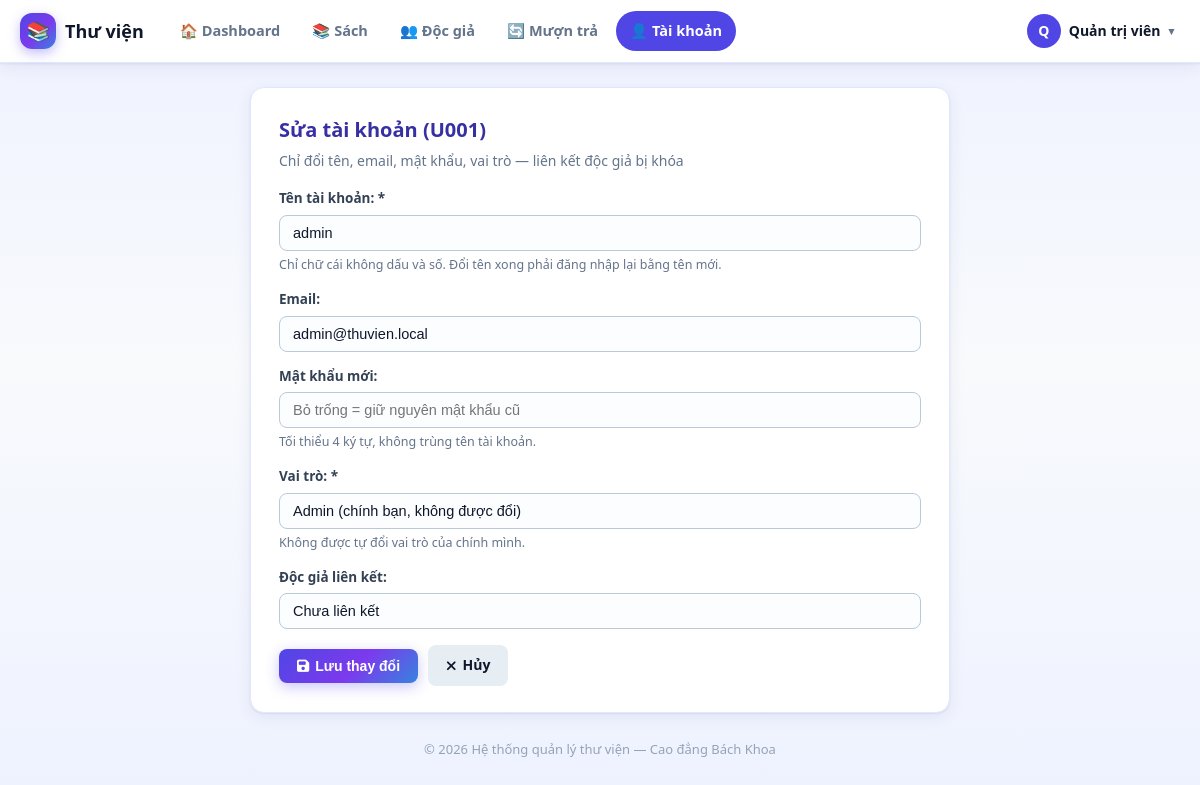
The page /CRUD/edit-user.php?id=1 (signed in) on the database its author committed.
### tables this page shows
CREATE TABLE IF NOT EXISTS `users` (
  `id` int(11) NOT NULL AUTO_INCREMENT,
  `ho_ten` varchar(100) NOT NULL,
  `username` varchar(50) NOT NULL,
  `email` varchar(100) DEFAULT NULL,
  `password` varchar(255) NOT NULL,
  `role` varchar(20) NOT NULL DEFAULT 'user',
  `id_doc_gia` int(11) DEFAULT NULL COMMENT 'Lien ket toi ho so doc gia (doc_gia.id_doc_gia). NULL = chua lien ket.',
  `created_at` timestamp NOT NULL DEFAULT CURRENT_TIMESTAMP,
  PRIMARY KEY (`id`),
  UNIQUE KEY `uq_users_username` (`username`),
  UNIQUE KEY `uq_users_docgia` (`id_doc_gia`)
);

### Login/auth.php (called while the page is built, shortened)
<?php
require_once __DIR__ . '/../config/helpers.php';
$currentUser = [
    'id'         => $_SESSION['id_taikhoan'],
    'username'   => $_SESSION['username'],
    'ho_ten'     => $_SESSION['ho_ten'],
    'role'       => $_SESSION['role'],
    'id_doc_gia' => $_SESSION['id_docgia'],
];

### config/helpers.php (called while the page is built, shortened)
<?php
function e($s) {
    return htmlspecialchars($s, ENT_QUOTES, 'UTF-8');
}

### CRUD/edit-user.php (the view, shortened to what this page needs)
<?php
require_once __DIR__ . '/../Login/auth.php';
require_once __DIR__ . '/../config/database.php';
$id = $_GET['id'] ?? '';
$stmt = $pdo->prepare(
    'SELECT u.*, d.ho_ten AS ten_doc_gia
     FROM users u LEFT JOIN doc_gia d ON u.id_doc_gia = d.id_doc_gia
     WHERE u.id = :id'
);
$stmt->execute(['id' => $id]);
$tk = $stmt->fetch();
$username = $tk['username'];
$email = $tk['email'] ?? '';
$laMinh = ((int) $id === (int) $_SESSION['id_taikhoan']);
$activeMenu = 'users';
$basePath = '../';
?>
<!DOCTYPE html>
<html lang="vi">
<head>
    <link rel="stylesheet" href="../css/style.css?v=7">
    <link rel="stylesheet" href="https://cdnjs.cloudflare.com/ajax/libs/font-awesome/6.5.2/css/all.min.css">
</head>
<body>
<?php include '../partials/inner-top.php'; ?>
<div class="form-card">
    <h2>Sửa tài khoản (U<?= str_pad($id, 3, '0', STR_PAD_LEFT) ?>)</h2>
    <p class="form-sub">Chỉ đổi tên, email, mật khẩu, vai trò — liên kết độc giả bị khóa</p>
    <form method="POST">
        <div class="form-group">
            <label for="username">Tên tài khoản: *</label>
            <input type="text" id="username" name="username" value="<?= e($username) ?>" required maxlength="50">
            <small>Chỉ chữ cái không dấu và số. Đổi tên xong phải đăng nhập lại bằng tên mới.</small>
        </div>
        <div class="form-group">
            <label for="email">Email:</label>
            <input type="email" id="email" name="email" value="<?= e($email) ?>" placeholder="vidu@gmail.com" maxlength="100">
        </div>
        <div class="form-group">
            <label for="password">Mật khẩu mới:</label>
            <input type="password" id="password" name="password" placeholder="Bỏ trống = giữ nguyên mật khẩu cũ">
            <small>Tối thiểu 4 ký tự, không trùng tên tài khoản.</small>
        </div>
        <div class="form-group">
            <label for="role">Vai trò: *</label>
            <?php if ($laMinh): ?>
                <input type="text" value="<?= $tk['role'] === 'admin' ? 'Admin (chính bạn, không được đổi)' : 'User' ?>" disabled>
                <small>Không được tự đổi vai trò của chính mình.</small>
            <?php endif; ?>
        </div>
        <div class="form-group">
            <label>Độc giả liên kết:</label>
            <?php if (!empty($tk['id_doc_gia'])): ?>
                <input type="text" value="DG<?= str_pad($tk['id_doc_gia'], 3, '0', STR_PAD_LEFT) ?> - <?= e($tk['ten_doc_gia'] ?? '') ?>" disabled>
                <small>Đã liên kết, không được thay đổi.</small>
            <?php else: ?>
                <input type="text" value="Chưa liên kết" disabled>
            <?php endif; ?>
        </div>
        <div class="form-buttons">
            <button type="submit"><i class="fas fa-save"></i> Lưu thay đổi</button>
            <a href="../users.php" class="return"><i class="fas fa-times"></i> Hủy</a>
        </div>
    </form>
</div>
<?php include '../partials/inner-bottom.php'; ?>
</body>
</html>

### partials/inner-top.php (shortened to what this page needs)
<?php
if ($currentUser['role'] === 'admin') {
    $admin = true;
} else {
    $admin = false;
}
$tenHienThi = $currentUser['ho_ten'];
$chuCaiDau = mb_strtoupper(mb_substr($tenHienThi, 0, 1, 'UTF-8'), 'UTF-8');
?>
<header class="topnav">
    <div class="topnav-in">
        <a class="brand" href="<?= $basePath ?>index.php">
            <span class="brand-icon">📚</span><span>Thư viện</span>
        </a>
        <nav class="menu" id="mainMenu">
            <a class="<?= $activeMenu === 'home' ? 'active' : '' ?>" href="<?= $basePath ?>index.php">🏠 Dashboard</a>
            <a class="<?= $activeMenu === 'sach' ? 'active' : '' ?>" href="<?= $basePath ?>product.php">📚 Sách</a>
            <a class="<?= $activeMenu === 'docgia' ? 'active' : '' ?>" href="<?= $basePath ?>docgia.php">👥 Độc giả</a>
            <a class="<?= $activeMenu === 'muontra' ? 'active' : '' ?>" href="<?= $basePath ?>muontra.php">🔄 Mượn trả</a>
            <?php if ($admin): ?>
            <a class="<?= $activeMenu === 'users' ? 'active' : '' ?>" href="<?= $basePath ?>users.php">👤 Tài khoản</a>
            <?php endif; ?>
        </nav>
        <div class="user-chip has-menu" id="userChip">
            <span class="avatar"><?= e($chuCaiDau) ?></span>
            <span class="uname"><?= e($tenHienThi) ?></span>
            <span class="caret">▾</span>
        </div>
    </div>
</header>
<main class="page">

### css/style.css (style rules this page uses)
:root { --primary: #4f46e5; --primary-dark: #3730a3; --primary-soft: #eef2ff; --accent: #06b6d4; --bg: #eef2ff; --surface: #ffffff; --text: #0f172a; --muted: #64748b; --border: #e0e7ff; --success: #16a34a; --success-bg: #dcfce7; --danger: #dc2626; --danger-bg: #fee2e2; --warning: #b45309; --warning-bg: #fef3c7; --radius: 14px; --shadow: 0 1px 2px rgba(49, 46, 129, .08), 0 4px 16px rgba(49, 46, 129, .08); --shadow-lg: 0 12px 34px rgba(49, 46, 129, .18); --grad: linear-gradient(135deg, #4f46e5, #7c3aed 55%, #06b6d4 130%); }
* { box-sizing: border-box; margin: 0; padding: 0; }
body { font-family: "Segoe UI", Arial, Helvetica, sans-serif; background: linear-gradient(180deg, #eef2ff 0%, #f8fafc 45%, #eef2ff 100%); color: var(--text); font-size: 15px; line-height: 1.6; min-height: 100vh; }
a { color: var(--primary); }
.topnav { background: var(--surface); border-bottom: 1px solid var(--border); position: sticky; top: 0; z-index: 50; box-shadow: var(--shadow); }
.topnav-in { max-width: 1200px; margin: 0 auto; padding: 0 20px; min-height: 62px; display: flex; align-items: center; gap: 14px; }
.brand { display: flex; align-items: center; gap: 9px; font-size: 18px; font-weight: 800; text-decoration: none; color: var(--text); white-space: nowrap; }
.brand-icon { width: 36px; height: 36px; display: flex; align-items: center; justify-content: center; background: var(--grad); color: #fff; border-radius: 12px; font-size: 19px; box-shadow: 0 4px 12px rgba(79, 70, 229, .35); }
.menu { display: flex; align-items: center; gap: 4px; margin-left: 8px; flex: 1; }
.menu a { color: var(--muted); text-decoration: none; font-size: 14.5px; font-weight: 700; padding: 8px 14px; border-radius: 20px; white-space: nowrap; transition: background .15s, color .15s; }
.menu a.active { background: var(--primary); color: #fff; }
.user-chip { display: flex; align-items: center; gap: 8px; font-size: 14px; font-weight: 700; }
.user-chip.has-menu { position: relative; cursor: pointer; padding: 5px 6px 5px 5px; border-radius: 20px; }
.avatar { width: 34px; height: 34px; border-radius: 50%; background: var(--primary); color: #fff; display: flex; align-items: center; justify-content: center; font-weight: 800; }
.caret { font-size: 11px; color: var(--muted); }
.page { max-width: 1200px; margin: 0 auto; padding: 24px 20px 44px; animation: pageIn .45s ease both; }
.btn, .btn-edit, .btn-delete, .glass-btn, a.return, button[type="submit"] { display: inline-flex; align-items: center; justify-content: center; gap: 6px; border: none; border-radius: 8px; padding: 9px 18px; font-size: 14px; font-weight: 700; cursor: pointer; text-decoration: none; transition: filter .15s, transform .15s; }
.btn-primary, .glass-btn.btn-create, button[type="submit"] { background: var(--grad); color: #fff; box-shadow: 0 4px 14px rgba(79, 70, 229, .3); }
.btn-light, .glass-btn.btn-home, a.return { background: #e6edf3; color: var(--text); }
.page-actions, .form-buttons { display: flex; gap: 10px; margin-top: 16px; flex-wrap: wrap; align-items: center; }
.form-card, .create-page, .container-docgia, .container-muon { background: var(--surface); border: 1px solid var(--border); border-radius: var(--radius); box-shadow: var(--shadow); padding: 26px 28px; max-width: 700px; margin: 0 auto; }
.form-card h2, .create-page h2, .container-docgia h2, .container-muon h2 { font-size: 20px; margin-bottom: 4px; color: var(--primary-dark); }
.form-sub { color: var(--muted); font-size: 14px; margin-bottom: 16px; }
.form-group { margin-bottom: 14px; }
label { display: block; margin-bottom: 5px; font-size: 13.5px; font-weight: 700; color: #334155; }
input[type="text"], input[type="password"], input[type="email"], input[type="tel"], input[type="date"], input[type="number"], select, textarea, .form-control { width: 100%; padding: 9px 13px; font-size: 14.5px; color: var(--text); background: #fbfdff; border: 1px solid #b9c9d8; border-radius: 8px; outline: none; transition: border-color .2s, box-shadow .2s; }
small { color: var(--muted); font-size: 12.5px; }
.topnav { backdrop-filter: blur(8px); }

### rows shown on the page
users: ho_ten "Q", ho_ten "Quản trị viên", username "admin", email "admin@thuvien.local", role "Admin (chính bạn, không được đổi)"

### other values the page prints
str_pad($id, 3, '0', STR_PAD_LEFT) "001"
